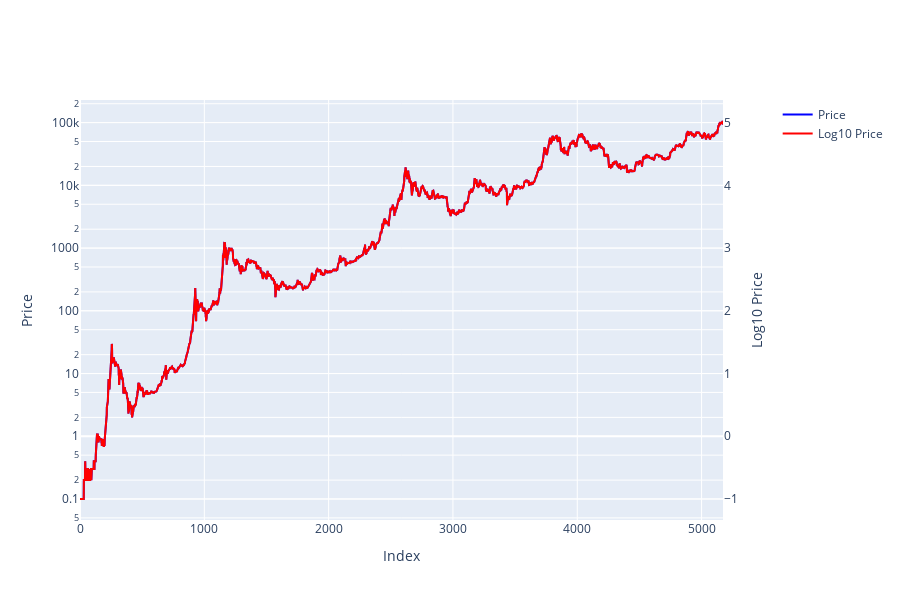

Notebook code for this chart:
### Code cell
fig = make_subplots(specs=[[{"secondary_y": True}]])

# Add left y-axis
fig.add_trace(
    go.Scatter(x=df.index, y=df['price'], name='Price', line=dict(color='blue')),
    secondary_y=False
)

# Add right y-axis
fig.add_trace(
    go.Scatter(x=df.index, y=df['log10 price'], name='Log10 Price', line=dict(color='red')),
    secondary_y=True
)

# Set x-axis label
fig.update_xaxes(title_text='Index')

# Set left y-axis label
fig.update_yaxes(title_text='Price', secondary_y=False)

# Set right y-axis label
fig.update_yaxes(title_text='Log10 Price', secondary_y=True)
# Set left y-axis scale to log
fig.update_yaxes(type='log', secondary_y=False)
fig.update_layout(
    width=900,  # Set the width of the plot
    height=600  # Set the height of the plot
)

fig.show()

### Figure 1 — Plotly figure (JSON) as saved in the notebook; plotly's stock layout.template omitted (floating-point values rounded to 4 significant figures; data arrays with more than 128 entries replaced by an {"elided": "..."} marker saying what was removed)
{"data": [{"line": {"color": "blue"}, "name": "Price", "type": "scatter", "x": {"elided": "5173 int values"}, "xaxis": "x", "y": {"elided": "5173 float values"}, "yaxis": "y"}, {"line": {"color": "red"}, "name": "Log10 Price", "type": "scatter", "x": {"elided": "5173 int values"}, "xaxis": "x", "y": {"elided": "5173 float values"}, "yaxis": "y2"}], "layout": {"height": 600, "width": 900, "xaxis": {"anchor": "y", "domain": [0, 0.94], "title": {"text": "Index"}}, "yaxis": {"anchor": "x", "domain": [0, 1], "title": {"text": "Price"}, "type": "log"}, "yaxis2": {"anchor": "x", "overlaying": "y", "side": "right", "title": {"text": "Log10 Price"}}}}
